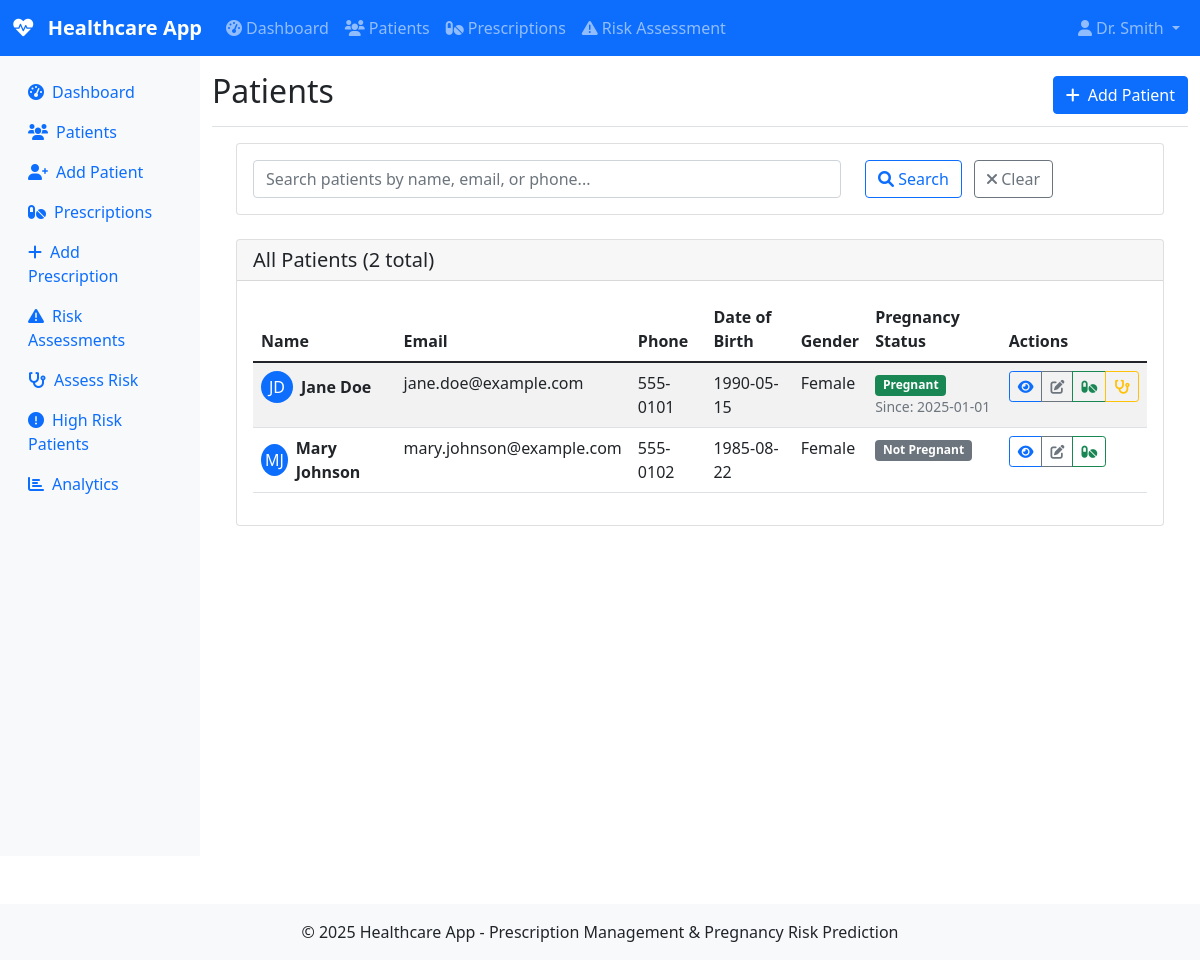
Screenshot of /patients/ (signed in) with the database file from the repository.
### app/models.py (models this page shows, shortened)
class User(UserMixin, db.Model):
    __tablename__ = 'users'
    id = db.Column(db.Integer, primary_key=True)
    username = db.Column(db.String(80), unique=True, nullable=False)
    email = db.Column(db.String(120), unique=True, nullable=False)
    password_hash = db.Column(db.String(128))
    role = db.Column(db.String(20), default='doctor')  # doctor, nurse, admin
    created_at = db.Column(db.DateTime, default=datetime.utcnow)
    is_active = db.Column(db.Boolean, default=True)
    prescriptions = db.relationship('Prescription', backref='doctor', lazy='dynamic')
    risk_assessments = db.relationship('RiskAssessment', backref='assessed_by', lazy='dynamic')

class Patient(db.Model):
    __tablename__ = 'patients'
    id = db.Column(db.Integer, primary_key=True)
    first_name = db.Column(db.String(50), nullable=False)
    last_name = db.Column(db.String(50), nullable=False)
    email = db.Column(db.String(120), unique=True)
    phone = db.Column(db.String(20))
    date_of_birth = db.Column(db.Date, nullable=False)
    gender = db.Column(db.String(10))
    address = db.Column(db.Text)
    emergency_contact = db.Column(db.String(100))
    emergency_phone = db.Column(db.String(20))
    created_at = db.Column(db.DateTime, default=datetime.utcnow)
    blood_type = db.Column(db.String(5))
    allergies = db.Column(db.Text)
    medical_history = db.Column(db.Text)
    current_medications = db.Column(db.Text)
    is_pregnant = db.Column(db.Boolean, default=False)
    pregnancy_start_date = db.Column(db.Date)
    expected_due_date = db.Column(db.Date)
    pregnancy_complications = db.Column(db.Text)
    prescriptions = db.relationship('Prescription', backref='patient', lazy='dynamic')
    risk_assessments = db.relationship('RiskAssessment', backref='patient', lazy='dynamic')

### app/routes/patients.py (the view)
@patients_bp.route('/')
@login_required
def list_patients():
    page = request.args.get('page', 1, type=int)
    search = request.args.get('search', '')
    query = Patient.query
    if search:
        query = query.filter(
            Patient.first_name.contains(search) |
            Patient.last_name.contains(search) |
            Patient.email.contains(search)
        )
    patients = query.order_by(Patient.created_at.desc()).paginate(
        page=page, per_page=10, error_out=False
    )
    return render_template('patients/list.html', patients=patients, search=search)

### app/templates/patients/list.html (shortened to what this page needs)
{% extends "base.html" %} {% block page_title %}Patients{% endblock %} {% block
page_actions %}
<a href="{{ url_for('patients.add_patient') }}" class="btn btn-primary">
  <i class="fas fa-plus me-2"></i>Add Patient
</a>
{% endblock %} {% block content %}
<div class="row">
  <div class="col-12">
    <div class="card mb-4">
      <div class="card-body">
        <form method="GET" action="{{ url_for('patients.list_patients') }}">
          <div class="row">
            <div class="col-md-8">
              <input
                type="text"
                class="form-control"
                name="search"
                placeholder="Search patients by name, email, or phone..."
                value="{{ search or '' }}" />
            </div>
            <div class="col-md-4">
              <button type="submit" class="btn btn-outline-primary me-2">
                <i class="fas fa-search"></i> Search
              </button>
              <a
                href="{{ url_for('patients.list_patients') }}"
                class="btn btn-outline-secondary">
                <i class="fas fa-times"></i> Clear
              </a>
            </div>
          </div>
        </form>
      </div>
    </div>
    <div class="card">
      <div class="card-header">
        <h5 class="card-title mb-0">
          All Patients ({{ patients.total }} total)
        </h5>
      </div>
      <div class="card-body">
        {% if patients.items %}
        <div class="table-responsive">
          <table class="table table-striped table-hover">
            <thead>
              <tr>
                <th>Name</th>
                <th>Email</th>
                <th>Phone</th>
                <th>Date of Birth</th>
                <th>Gender</th>
                <th>Pregnancy Status</th>
                <th>Actions</th>
              </tr>
            </thead>
            <tbody>
              {% for patient in patients.items %}
              <tr>
                <td>
                  <div class="d-flex align-items-center">
                    <div
                      class="avatar bg-primary text-white rounded-circle me-2"
                      style="
                        width: 32px;
                        height: 32px;
                        display: flex;
                        align-items: center;
                        justify-content: center;
                      ">
                      {{ patient.first_name[0] }}{{ patient.last_name[0] }}
                    </div>
                    <div>
                      <strong
                        >{{ patient.first_name }} {{ patient.last_name
                        }}</strong
                      >
                    </div>
                  </div>
                </td>
                <td>{{ patient.email }}</td>
                <td>{{ patient.phone or 'N/A' }}</td>
                <td>
                  {{ patient.date_of_birth.strftime('%Y-%m-%d') if
                  patient.date_of_birth else 'N/A' }}
                </td>
                <td>{{ patient.gender or 'N/A' }}</td>
                <td>
                  {% if patient.is_pregnant %}
                  <span class="badge bg-success">Pregnant</span>
                  {% if patient.pregnancy_start_date %}
                  <small class="text-muted d-block"
                    >Since: {{ patient.pregnancy_start_date.strftime('%Y-%m-%d')
                    }}</small
                  >
                  {% endif %} {% else %}
                  <span class="badge bg-secondary">Not Pregnant</span>
                  {% endif %}
                </td>
                <td>
                  <div class="btn-group" role="group">
                    <a
                      href="{{ url_for('patients.view_patient', id=patient.id) }}"
                      class="btn btn-sm btn-outline-primary"
                      title="View Patient">
                      <i class="fas fa-eye"></i>
                    </a>
                    <a
                      href="{{ url_for('patients.edit_patient', id=patient.id) }}"
                      class="btn btn-sm btn-outline-secondary"
                      title="Edit Patient">
                      <i class="fas fa-edit"></i>
                    </a>
                    <a
                      href="{{ url_for('prescriptions.add_prescription', patient_id=patient.id) }}"
                      class="btn btn-sm btn-outline-success"
                      title="Add Prescription">
                      <i class="fas fa-pills"></i>
                    </a>
                    {% if patient.is_pregnant %}
                    <a
                      href="{{ url_for('risk.assess_risk', patient_id=patient.id) }}"
                      class="btn btn-sm btn-outline-warning"
                      title="Risk Assessment">
                      <i class="fas fa-stethoscope"></i>
                    </a>
                    {% endif %}
                  </div>
                </td>
              </tr>
              {% endfor %}
            </tbody>
          </table>
        </div>
        {% endif %}
      </div>
    </div>
  </div>
</div>
{% endblock %}

### app/templates/base.html (shortened to what this page needs)
<!DOCTYPE html>
<html lang="en">
  <head>
    <link
      href="https://cdn.jsdelivr.net/npm/bootstrap@5.1.3/dist/css/bootstrap.min.css"
      rel="stylesheet" />
    <link
      rel="stylesheet"
      href="https://cdnjs.cloudflare.com/ajax/libs/font-awesome/6.0.0/css/all.min.css" />
  </head>
  <body>
    <nav class="navbar navbar-expand-lg navbar-dark bg-primary">
      <div class="container-fluid">
        <a class="navbar-brand" href="{{ url_for('main.index') }}">
          <i class="fas fa-heartbeat me-2"></i>
          Healthcare App
        </a>
        <div class="collapse navbar-collapse" id="navbarNav">
          <ul class="navbar-nav me-auto">
            {% if current_user.is_authenticated %}
            <li class="nav-item">
              <a class="nav-link" href="{{ url_for('main.dashboard') }}">
                <i class="fas fa-tachometer-alt me-1"></i>Dashboard
              </a>
            </li>
            <li class="nav-item">
              <a
                class="nav-link"
                href="{{ url_for('patients.list_patients') }}">
                <i class="fas fa-users me-1"></i>Patients
              </a>
            </li>
            <li class="nav-item">
              <a
                class="nav-link"
                href="{{ url_for('prescriptions.list_prescriptions') }}">
                <i class="fas fa-pills me-1"></i>Prescriptions
              </a>
            </li>
            <li class="nav-item">
              <a class="nav-link" href="{{ url_for('risk.list_assessments') }}">
                <i class="fas fa-exclamation-triangle me-1"></i>Risk Assessment
              </a>
            </li>
            {% endif %}
          </ul>
          <ul class="navbar-nav">
            {% if current_user.is_authenticated %}
            <li class="nav-item dropdown">
              <a
                class="nav-link dropdown-toggle"
                href="#"
                id="navbarDropdown"
                role="button"
                data-bs-toggle="dropdown">
                <i class="fas fa-user me-1"></i>{{ current_user.username }}
              </a>
            </li>
            {% endif %}
          </ul>
        </div>
      </div>
    </nav>
    <div class="container-fluid">
      <div class="row">
        {% if current_user.is_authenticated %}
        <nav class="col-md-2 d-md-block sidebar collapse">
          <div class="position-sticky pt-3">
            <ul class="nav flex-column">
              <li class="nav-item">
                <a class="nav-link" href="{{ url_for('main.dashboard') }}">
                  <i class="fas fa-tachometer-alt me-2"></i>Dashboard
                </a>
              </li>
              <li class="nav-item">
                <a
                  class="nav-link"
                  href="{{ url_for('patients.list_patients') }}">
                  <i class="fas fa-users me-2"></i>Patients
                </a>
              </li>
              <li class="nav-item">
                <a
                  class="nav-link"
                  href="{{ url_for('patients.add_patient') }}">
                  <i class="fas fa-user-plus me-2"></i>Add Patient
                </a>
              </li>
              <li class="nav-item">
                <a
                  class="nav-link"
                  href="{{ url_for('prescriptions.list_prescriptions') }}">
                  <i class="fas fa-pills me-2"></i>Prescriptions
                </a>
              </li>
              <li class="nav-item">
                <a
                  class="nav-link"
                  href="{{ url_for('prescriptions.add_prescription') }}">
                  <i class="fas fa-plus me-2"></i>Add Prescription
                </a>
              </li>
              <li class="nav-item">
                <a
                  class="nav-link"
                  href="{{ url_for('risk.list_assessments') }}">
                  <i class="fas fa-exclamation-triangle me-2"></i>Risk
                  Assessments
                </a>
              </li>
              <li class="nav-item">
                <a class="nav-link" href="{{ url_for('risk.assess_risk') }}">
                  <i class="fas fa-stethoscope me-2"></i>Assess Risk
                </a>
              </li>
              <li class="nav-item">
                <a
                  class="nav-link"
                  href="{{ url_for('risk.high_risk_patients') }}">
                  <i class="fas fa-exclamation-circle me-2"></i>High Risk
                  Patients
                </a>
              </li>
              <li class="nav-item">
                <a class="nav-link" href="{{ url_for('risk.analytics') }}">
                  <i class="fas fa-chart-bar me-2"></i>Analytics
                </a>
              </li>
            </ul>
          </div>
        </nav>
        {% endif %}
        <main
          class="{% if current_user.is_authenticated %}col-md-10 ms-sm-auto main-content{% else %}col-12{% endif %}">
          {% if current_user.is_authenticated %}
          <div
            class="d-flex justify-content-between flex-wrap flex-md-nowrap align-items-center pt-3 pb-2 mb-3 border-bottom">
            <h1 class="h2">{% block page_title %}Dashboard{% endblock %}</h1>
            <div class="btn-toolbar mb-2 mb-md-0">
              {% block page_actions %}{% endblock %}
            </div>
          </div>
          <div class="container-fluid">
            {% endif %} {% block content %}{% endblock %} {% if
            current_user.is_authenticated %}
          </div>
          {% endif %}
        </main>
      </div>
    </div>
    <footer class="bg-light text-center text-lg-start mt-5">
      <div class="text-center p-3">
        © 2025 Healthcare App - Prescription Management & Pregnancy Risk
        Prediction
      </div>
    </footer>
  </body>
</html>

### app/templates/base.html (style rules this page uses)
.navbar-brand { font-weight: bold; }
.sidebar { min-height: 100vh; background-color: #f8f9fa; }
.main-content { min-height: 100vh; }

### rows the page displays
User: username "Dr. Smith"
Patient: first_name "J", last_name "D", first_name "Jane", last_name "Doe", email "jane.doe@example.com", phone "555-0101", date_of_birth "1990-05-15", gender "Female", pregnancy_start_date "2025-01-01"
Patient: first_name "M", last_name "J", first_name "Mary", last_name "Johnson", email "mary.johnson@example.com", phone "555-0102", date_of_birth "1985-08-22", gender "Female", is_pregnant "Not Pregnant"

### other values shown
{{ patients.total }} "2"
